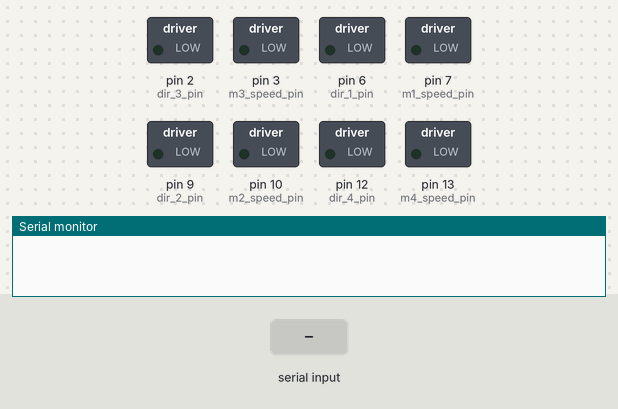
Bench run of a sketch on a simulated Arduino Mega 2560, built with avr-gcc and run on an emulated ATmega2560. On the bench: switched loads named in the sketch (green lamp = pin HIGH), the last lines printed to the serial monitor. Inputs (shaded band) come from the test bench.

Above: at 1.2 s.
1.3 s: "q" received over the second serial link
At 3.7 s:
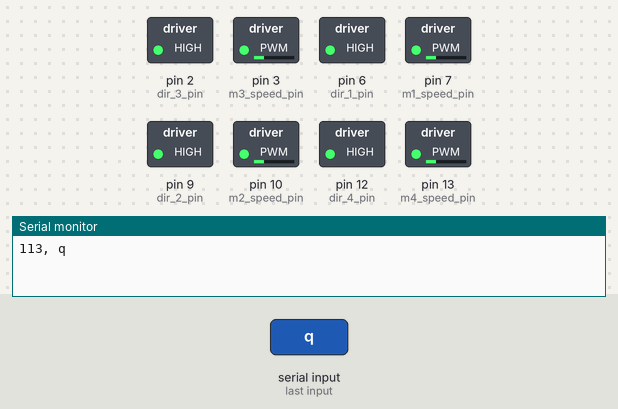
4.3 s: "r" received over the second serial link
At 6.8 s:
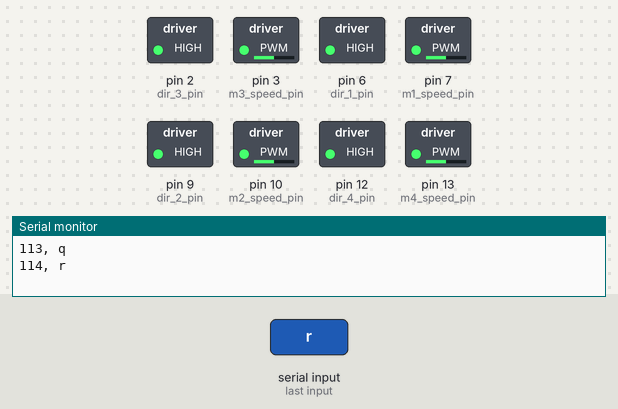
7.3 s: "s" received over the second serial link
At 9.1 s:
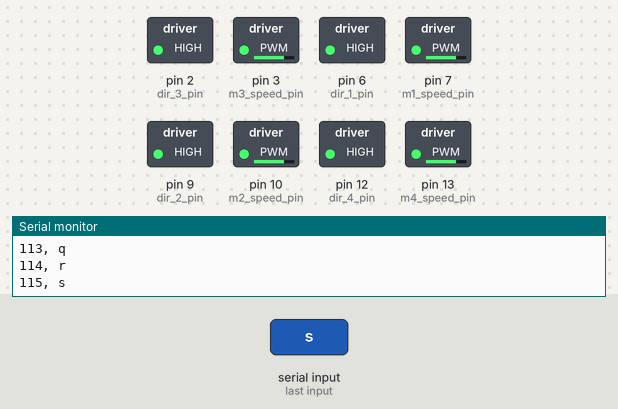
10.3 s: "t" received over the second serial link
At 12.6 s:
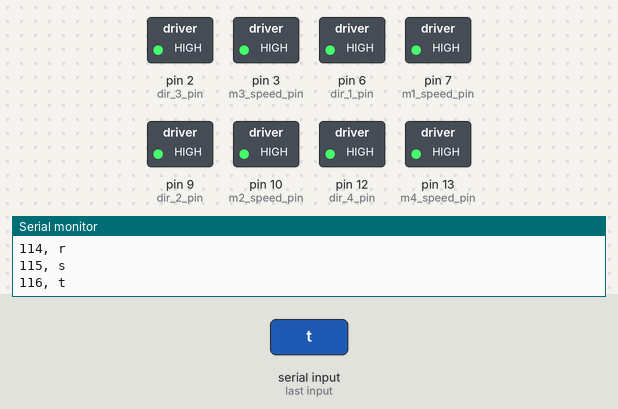
Timing chart, 0 to 14.1 s (numbered marks = the images above; inputs shaded):
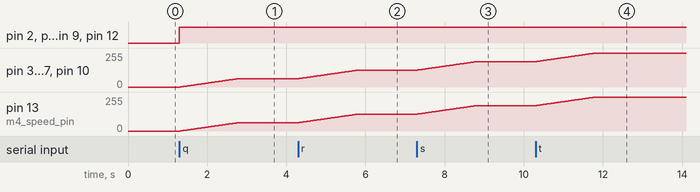

Measured:
- after the input at 1.3 s, pin 2 (dir_3_pin), pin 6 (dir_1_pin), pin 9 (dir_2_pin), pin 12 (dir_4_pin): LOW → HIGH at once; pin 3 (m3_speed_pin), pin 7 (m1_speed_pin), pin 10 (m2_speed_pin), pin 13 (m4_speed_pin): moves from 0/255 to 63/255 over 1.5 s, starting at once
- after the input at 4.3 s, pin 3 (m3_speed_pin), pin 7 (m1_speed_pin), pin 10 (m2_speed_pin), pin 13 (m4_speed_pin): moves from 63/255 to 127/255 over 1.5 s, starting at once
- after the input at 7.3 s, pin 3 (m3_speed_pin), pin 7 (m1_speed_pin), pin 10 (m2_speed_pin), pin 13 (m4_speed_pin): moves from 127/255 to 191/255 over 1.5 s, starting at once
- after the input at 10.3 s, pin 3 (m3_speed_pin), pin 7 (m1_speed_pin), pin 10 (m2_speed_pin), pin 13 (m4_speed_pin): moves from 191/255 to 255/255 over 1.5 s, starting at once

The sketch:

video_radio.ino
```cpp
//Controls the robot. 2/23/18
/*
 * Control the robot. Connect radio usb to power, and DB9 cable
 * for data to lab computer.
 * Open Putty. Set COM port appropriately (check in devices)
 * and baud rate to 115200
 * Control via following
 * 1 - 25% forward
 * 2 - 50% forward
 * 3 - 75% forward
 * 4 - 100% forward
 * 5 - 25% backwards
 * 6 - 50% backwards
 * 7 - 75% backwards
 * 8 - 100% backwards
 * 0 - Stop
 *
 * This is not apparent in code because data is coming in corrupted.
 * To be fixed in future update
 *
 */


//front left
const int dir_1_pin = 6;
const int m1_speed_pin = 7;
const int m1_sign = 1;

//front right
const int dir_2_pin = 9;
const int m2_speed_pin = 10;
const int m2_sign = 1;

//back left
const int dir_3_pin = 2;
const int m3_speed_pin = 3;
const int m3_sign = 1;

//back right
const int dir_4_pin = 12;
const int m4_speed_pin = 13;
const int m4_sign = 1;

const int COUNTER_MAX = 250;

int target_speed = 0;
int actual_speed = 0;

int counter = 0;


void setup() {
  // put your setup code here, to run once:
  Serial.begin(9600);
  Serial2.begin(9600);

  pinMode(dir_1_pin, OUTPUT);
  pinMode(m1_speed_pin, OUTPUT);
  pinMode(dir_2_pin, OUTPUT);
  pinMode(m2_speed_pin, OUTPUT);
  pinMode(dir_3_pin, OUTPUT);
  pinMode(m3_speed_pin, OUTPUT);
  pinMode(dir_4_pin, OUTPUT);
  pinMode(m4_speed_pin, OUTPUT);
}

void loop() {
  if(Serial2.available()) {
      byte reading = Serial2.read();
      Serial.print((unsigned int)reading);
      Serial.print(", ");
      Serial.println((char)reading);
      //Serial.print(",");
      //Serial.println(Serial2.available());

      switch(reading)
      {
        case 'q': //1 forward 1/4 speed
          target_speed = 255/4;
          break;
        case 'r':
          target_speed = 255/2;
          break;
        case 's':
          target_speed = 3*255/4;
          break;
        case 't': //4 forward full speed
          target_speed = 255;
          break;
        case 'u': //5 backwards 1/4 speed
          target_speed = -255/4;
          break;
        case 'v': //6
          target_speed = -255/2;
          break;
        case 'w': //7
          target_speed = -3*255/4;
          break;
        case 'x': //8 backwards full speed
          target_speed = -255;
          break;
        case 'p': //0 stop
          target_speed = 0;
          break;
        default:
          break;
          //target_speed = 0;
      }
    }


    // Do nothing we are at the right speed
    if(target_speed == actual_speed) {
     // Serial.println("reached target");
      return;
    }

    // Stall using counter as timer
    if(counter < COUNTER_MAX) {
      counter++;
    }

    // Adjust speed when counter is maxed, reset counter
    if(counter % COUNTER_MAX == COUNTER_MAX-1) {
      counter = 0;
      if(actual_speed < target_speed)
       actual_speed++;
      else
      actual_speed--;
    }

  set_pwm(dir_1_pin, m1_speed_pin, m1_sign);
  set_pwm(dir_2_pin, m2_speed_pin, m2_sign);
  set_pwm(dir_3_pin, m3_speed_pin, m3_sign);
  set_pwm(dir_4_pin, m4_speed_pin, m4_sign);


}

void set_pwm(int dir_pin, int m_speed_pin, int sign) {
  if((actual_speed * sign) >= 0) {
    digitalWrite(dir_pin, HIGH);
    analogWrite(m_speed_pin, actual_speed*sign);
  } else {
    digitalWrite(dir_pin, LOW);
    analogWrite(m_speed_pin, -1*actual_speed*sign);
  }
}
```
